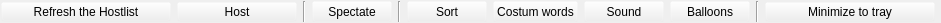
<?xml version="1.0" encoding="UTF-8"?>
<ui version="4.0">
 <class>buttonlayoutClass</class>
 <widget class="QWidget" name="buttonlayoutClass">
  <property name="geometry">
   <rect>
    <x>0</x>
    <y>0</y>
    <width>941</width>
    <height>23</height>
   </rect>
  </property>
  <property name="sizePolicy">
   <sizepolicy hsizetype="Preferred" vsizetype="Minimum">
    <horstretch>0</horstretch>
    <verstretch>0</verstretch>
   </sizepolicy>
  </property>
  <property name="minimumSize">
   <size>
    <width>50</width>
    <height>0</height>
   </size>
  </property>
  <property name="maximumSize">
   <size>
    <width>16777215</width>
    <height>16777215</height>
   </size>
  </property>
  <property name="windowTitle">
   <string>buttonlayout</string>
  </property>
  <property name="toolTip">
   <string/>
  </property>
  <layout class="QHBoxLayout" name="horizontalLayout_2">
   <property name="spacing">
    <number>0</number>
   </property>
   <property name="margin">
    <number>0</number>
   </property>
   <item>
    <widget class="QScrollArea" name="chatwindowbuttonscrollArea">
     <property name="sizePolicy">
      <sizepolicy hsizetype="Expanding" vsizetype="Minimum">
       <horstretch>0</horstretch>
       <verstretch>0</verstretch>
      </sizepolicy>
     </property>
     <property name="minimumSize">
      <size>
       <width>0</width>
       <height>23</height>
      </size>
     </property>
     <property name="maximumSize">
      <size>
       <width>16777215</width>
       <height>23</height>
      </size>
     </property>
     <property name="palette">
      <palette>
       <active>
        <colorrole role="Base">
         <brush brushstyle="SolidPattern">
          <color alpha="255">
           <red>255</red>
           <green>255</green>
           <blue>255</blue>
          </color>
         </brush>
        </colorrole>
        <colorrole role="Window">
         <brush brushstyle="SolidPattern">
          <color alpha="0">
           <red>251</red>
           <green>248</green>
           <blue>241</blue>
          </color>
         </brush>
        </colorrole>
       </active>
       <inactive>
        <colorrole role="Base">
         <brush brushstyle="SolidPattern">
          <color alpha="255">
           <red>255</red>
           <green>255</green>
           <blue>255</blue>
          </color>
         </brush>
        </colorrole>
        <colorrole role="Window">
         <brush brushstyle="SolidPattern">
          <color alpha="0">
           <red>251</red>
           <green>248</green>
           <blue>241</blue>
          </color>
         </brush>
        </colorrole>
       </inactive>
       <disabled>
        <colorrole role="Base">
         <brush brushstyle="SolidPattern">
          <color alpha="0">
           <red>251</red>
           <green>248</green>
           <blue>241</blue>
          </color>
         </brush>
        </colorrole>
        <colorrole role="Window">
         <brush brushstyle="SolidPattern">
          <color alpha="0">
           <red>251</red>
           <green>248</green>
           <blue>241</blue>
          </color>
         </brush>
        </colorrole>
       </disabled>
      </palette>
     </property>
     <property name="verticalScrollBarPolicy">
      <enum>Qt::ScrollBarAlwaysOff</enum>
     </property>
     <property name="horizontalScrollBarPolicy">
      <enum>Qt::ScrollBarAlwaysOff</enum>
     </property>
     <property name="widgetResizable">
      <bool>true</bool>
     </property>
     <widget class="QWidget" name="scrollAreaWidgetContents">
      <property name="geometry">
       <rect>
        <x>0</x>
        <y>0</y>
        <width>1035</width>
        <height>23</height>
       </rect>
      </property>
      <layout class="QHBoxLayout" name="horizontalLayout" stretch="0,0,0,0,0,0,0,0,0,0,0,0,0,0,1">
       <property name="margin">
        <number>0</number>
       </property>
       <item>
        <widget class="QPushButton" name="pbrefresh">
         <property name="minimumSize">
          <size>
           <width>170</width>
           <height>20</height>
          </size>
         </property>
         <property name="maximumSize">
          <size>
           <width>200</width>
           <height>20</height>
          </size>
         </property>
         <property name="text">
          <string>Refresh the Hostlist</string>
         </property>
        </widget>
       </item>
       <item>
        <widget class="QPushButton" name="pbhost">
         <property name="minimumSize">
          <size>
           <width>120</width>
           <height>20</height>
          </size>
         </property>
         <property name="maximumSize">
          <size>
           <width>100</width>
           <height>20</height>
          </size>
         </property>
         <property name="text">
          <string>Host</string>
         </property>
        </widget>
       </item>
       <item>
        <spacer name="horizontalSpacer">
         <property name="orientation">
          <enum>Qt::Horizontal</enum>
         </property>
         <property name="sizeHint" stdset="0">
          <size>
           <width>40</width>
           <height>20</height>
          </size>
         </property>
        </spacer>
       </item>
       <item>
        <widget class="Line" name="line">
         <property name="orientation">
          <enum>Qt::Vertical</enum>
         </property>
        </widget>
       </item>
       <item>
        <widget class="QPushButton" name="pbspectate">
         <property name="text">
          <string>Spectate</string>
         </property>
        </widget>
       </item>
       <item>
        <widget class="Line" name="line_5">
         <property name="orientation">
          <enum>Qt::Vertical</enum>
         </property>
        </widget>
       </item>
       <item>
        <widget class="QPushButton" name="pbsort">
         <property name="toolTip">
          <string>If Sorting is off, users will appear in the direction in that they came into wormnet.</string>
         </property>
         <property name="text">
          <string>Sort</string>
         </property>
        </widget>
       </item>
       <item>
        <widget class="QPushButton" name="pbcostumwords">
         <property name="toolTip">
          <string>Go to Settings Alert and Away tab to set costum words.</string>
         </property>
         <property name="text">
          <string>Costum words</string>
         </property>
        </widget>
       </item>
       <item>
        <widget class="QPushButton" name="pbsound">
         <property name="text">
          <string>Sound</string>
         </property>
        </widget>
       </item>
       <item>
        <widget class="QPushButton" name="pbballoon">
         <property name="text">
          <string>Balloons</string>
         </property>
        </widget>
       </item>
       <item>
        <widget class="Line" name="line_4">
         <property name="orientation">
          <enum>Qt::Vertical</enum>
         </property>
        </widget>
       </item>
       <item>
        <widget class="QPushButton" name="pbminimize">
         <property name="minimumSize">
          <size>
           <width>170</width>
           <height>20</height>
          </size>
         </property>
         <property name="maximumSize">
          <size>
           <width>200</width>
           <height>20</height>
          </size>
         </property>
         <property name="toolTip">
          <string>To raise the window again, leftclick the trayicon.</string>
         </property>
         <property name="text">
          <string>Minimize to tray</string>
         </property>
        </widget>
       </item>
       <item>
        <widget class="Line" name="line_2">
         <property name="orientation">
          <enum>Qt::Vertical</enum>
         </property>
        </widget>
       </item>
       <item>
        <widget class="QSlider" name="slideralpha">
         <property name="minimumSize">
          <size>
           <width>100</width>
           <height>0</height>
          </size>
         </property>
         <property name="maximumSize">
          <size>
           <width>150</width>
           <height>20</height>
          </size>
         </property>
         <property name="minimum">
          <number>20</number>
         </property>
         <property name="maximum">
          <number>100</number>
         </property>
         <property name="value">
          <number>20</number>
         </property>
         <property name="orientation">
          <enum>Qt::Horizontal</enum>
         </property>
        </widget>
       </item>
       <item>
        <widget class="Line" name="line_3">
         <property name="orientation">
          <enum>Qt::Vertical</enum>
         </property>
        </widget>
       </item>
      </layout>
     </widget>
    </widget>
   </item>
  </layout>
 </widget>
 <layoutdefault spacing="6" margin="11"/>
 <resources/>
 <connections/>
</ui>
